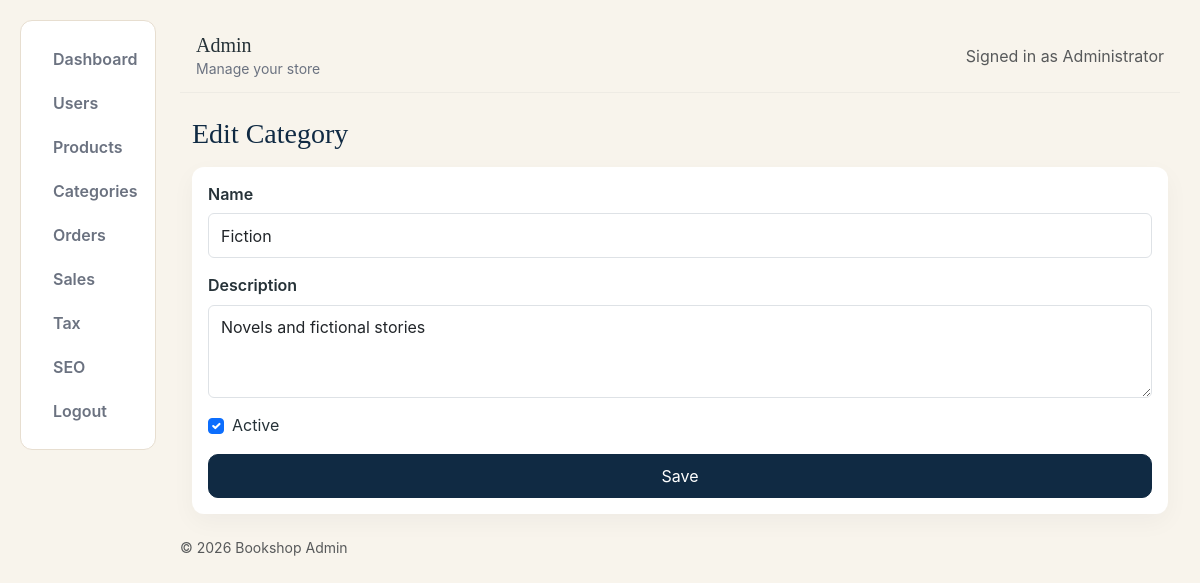
/admin/categories/edit.php?id=1 (signed in), run on the app's committed database.
### tables this page shows
CREATE TABLE categories (
    id BIGINT UNSIGNED AUTO_INCREMENT PRIMARY KEY,
    name VARCHAR(100) NOT NULL,
    slug VARCHAR(120) NOT NULL UNIQUE,
    description TEXT NULL,
    status TINYINT(1) NOT NULL DEFAULT 1,
    created_at TIMESTAMP DEFAULT CURRENT_TIMESTAMP,
    updated_at TIMESTAMP DEFAULT CURRENT_TIMESTAMP ON UPDATE CURRENT_TIMESTAMP,

    INDEX idx_categories_status (status)
);

### includes/functions.php (called while the page is built, shortened)
<?php
function esc($str)
{
    return htmlspecialchars((string)$str, ENT_QUOTES | ENT_SUBSTITUTE, 'UTF-8');
}

### admin/categories/edit.php (the view, shortened to what this page needs)
<?php
require_once __DIR__ . '/../../includes/admin_header.php';
$pdo = getPDO();
$id = (int)($_GET['id'] ?? 0);
$stmt = $pdo->prepare('SELECT * FROM categories WHERE id = ? LIMIT 1'); $stmt->execute([$id]); $c = $stmt->fetch(); if (!$c) { header('Location: index.php'); exit; }
?>
<h3 class="mb-3">Edit Category</h3>
<form method="post">
  <div class="admin-card p-3">
    <div class="mb-3"><label class="form-label">Name</label><input name="name" class="form-control" required value="<?= esc($c['name']) ?>"></div>
    <div class="mb-3"><label class="form-label">Description</label><textarea name="description" class="form-control" rows="3"><?= esc($c['description']) ?></textarea></div>
    <div class="mb-3 form-check"><input type="checkbox" name="status" class="form-check-input" id="status" <?= $c['status']?'checked':'' ?>><label for="status" class="form-check-label">Active</label></div>
    <div class="d-grid"><button class="btn btn-primary">Save</button></div>
  </div>
</form>
<?php require_once __DIR__ . '/../../includes/admin_footer.php'; ?>

### public/css/design.css (style rules this page uses)
:root { --primary:#0b1b2b; --primary-dark:#07121a; --secondary:#8a5a2b; --accent:#b06b2c; --background:#fbf7f2; --surface:#ffffff; --text:#1b1b1b; --text-muted:#6b6b6b; --border:rgba(27,27,27,0.08); --success:#2d8a4a; --danger:#c0392b; --radius:12px; --card-shadow: 0 6px 18px rgba(11,27,43,0.06); }
[data-theme="classic"] { --primary:#102A43; --primary-dark:#0B1F33; --accent:#B88A2A; --background:#F8F4EC; --surface:#FFFFFF; --text:#263238; --text-muted:#6B7280; --border: #E7DED0; --card-shadow: 0 8px 24px rgba(16,42,67,0.06); }
body { transition:background-color 200ms ease,color 200ms ease,border-color 200ms ease }
html { font-size:clamp(14px, 3.6vw, 16px) }
body { font-size:1rem;line-height:1.4 }
button, .btn, .nav-link, .nav-icon { min-height:44px;min-width:44px;white-space:nowrap;display:inline-flex;align-items:center;justify-content:center }
* { box-sizing:border-box }
html,body { height:100%;background:var(--background);color:var(--text);font-family:Inter,system-ui,-apple-system,Segoe UI,Roboto,"Helvetica Neue",Arial }
h1,h2,h3,h4,h5 { font-family:'Playfair Display',serif;color:var(--primary);margin-bottom:.5rem }
.btn-primary { background:var(--primary);border-color:var(--primary);box-shadow:none;border-radius:10px;padding:.5rem .8rem }
.admin-card { border-radius:12px;padding:1rem;background:var(--surface);box-shadow:0 8px 24px rgba(11,27,43,0.04) }
.form-label { font-weight:600;color:var(--text) }
.form-control { padding:.6rem .75rem }

### public/css/style.css (style rules this page uses)
body { font-family: -apple-system, BlinkMacSystemFont, 'Segoe UI', Roboto, 'Helvetica Neue', Arial; }

### data on the page
categories: name "Fiction", description "Novels and fictional stories", status "☑"

### other printed values
$_SESSION['user']['name'] "Administrator"
